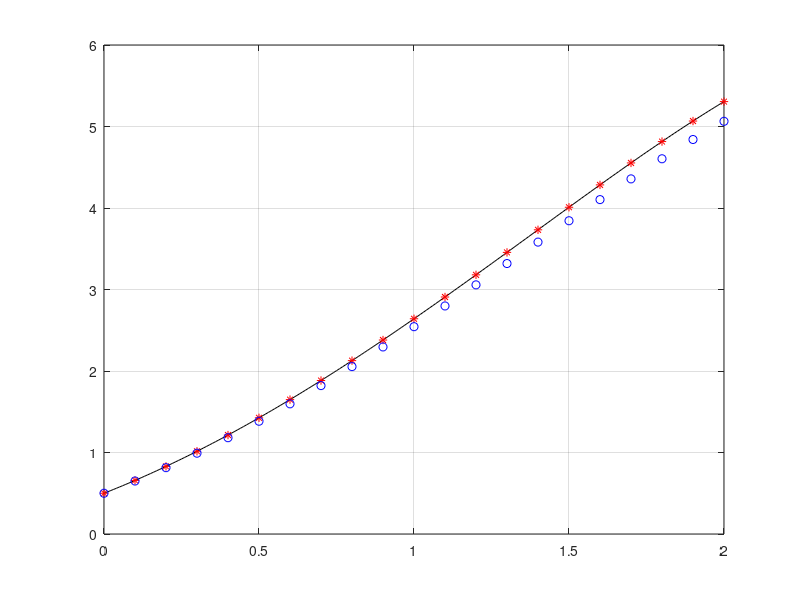

This chart was generated by the following MATLAB code:
%Runge-Kutta 4a. ordem
clear;
h=0.1;
t=0:h:2;
lt=length(t);
w=zeros(1,lt);
w(1)=0.5;
for ii=1:lt-1
    k1=h*(w(ii)-t(ii)^2+1);
    k2=h*((w(ii)+k1/2)-(t(ii)+h/2)^2+1);
    k3=h*((w(ii)+k2/2)-(t(ii)+h/2)^2+1);
    k4=h*((w(ii)+k3)-t(ii+1)^2+1);
    w(ii+1)=w(ii)+(1/6)*(k1+2*k2+2*k3+k4);
end

%%%%%%Solucao analitica%%%%%%%%%%%%%%%%%
tanalitico=0:0.01:2;
yanalitico=(tanalitico+1).^2-0.5*exp(tanalitico);
%%%%%%%%%%%%%%%%%%%%%%%%%%%%%%%%%%%%%%%%

%%%%%Metodo de Euler%%%%%%%%%%%%%%%%%%%%%%%%%%%%%%%%%%%%%%
wEuler=zeros(1,lt);
wEuler(1)=0.5;
for ii=1:lt-1
    wEuler(ii+1)=wEuler(ii)+h*(wEuler(ii)-t(ii)^2+1);
end
%%%%%%%%%%%%%%%%%%%%%%%%%%%%%%%%%%%%%%%%%%%%%%%%%%%%%%%%%%

figure(1),plot(tanalitico,yanalitico,'k-',t,w,'r*',t,wEuler,'ob'),grid